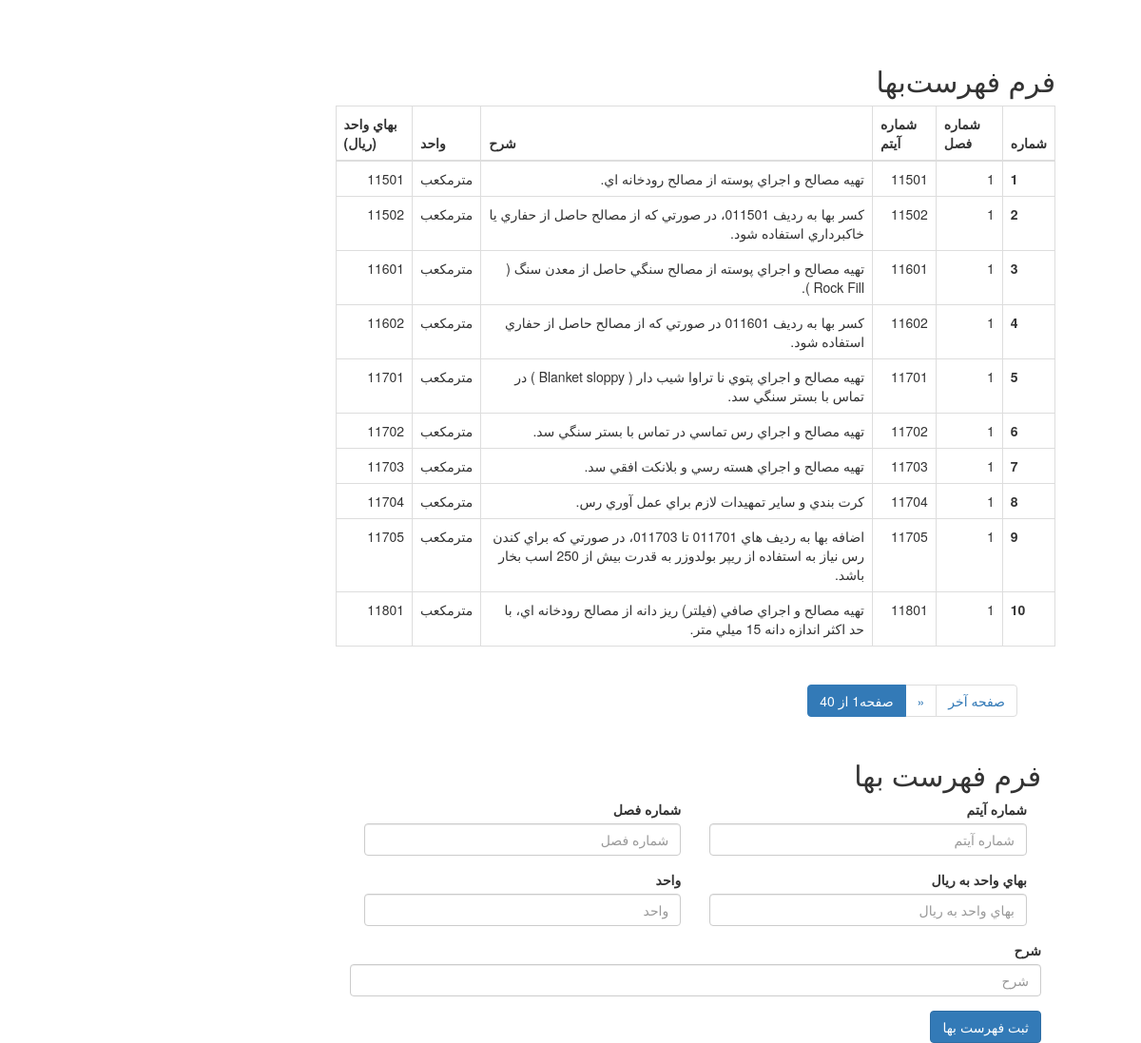
The page /PriceListForm/ on the database its author committed.
### implementation/models.py (models this page shows, shortened)
class BaseModel(models.Model):
    created_at = models.DateTimeField(auto_now_add=True, verbose_name=_("تاریخ ثبت"))
    updated_at = models.DateTimeField(auto_now=True, verbose_name=_("تاریخ بروزرسانی "))
    class Meta:
        abstract = True

class PriceList(BaseModel):
    chapter_number = models.CharField(max_length=250, blank=True, null=True, verbose_name=_("شماره فصل"))
    item_number = models.IntegerField(blank=True, null=True, verbose_name=_("شماره آيتم"))
    description = models.CharField(max_length=250, blank=True, null=True, verbose_name=_("شرح"))
    unit = models.CharField(max_length=250, blank=True, null=True, verbose_name=_("واحد"))
    amounts = models.IntegerField(blank=True, null=True, verbose_name=_("بهاي واحد (ریال)"))
    class Meta:
        verbose_name = _("فهرست بها")
        verbose_name_plural = _("فهرست بها ")

### implementation/views.py (the view, shortened to what this page needs)
# urls.py: path('PriceListForm/', PriceListFormViews.as_view(), name="PriceList_Form"),
class PriceListFormViews(ListView):
    template_name = 'implementation/PriceListForm.html'
    model = PriceList
    form_class = PriceListForm
    context_object_name = 'PriceList'
    paginate_by = 10
    def get_context_data(self, **kwargs):
        form = self.form_class()
        context = super().get_context_data(**kwargs)
        context['form'] = form
        return context

### implementation/forms.py
class PriceListForm(ModelForm):
    class Meta:
        model = PriceList
        fields = ["chapter_number", "item_number", "description", "unit", "amounts"]

### templates/implementation/PriceListForm.html (shortened to what this page needs)
{% extends "main.html" %}
{% load static %}
{% block Tabel %}
    <h2>فرم فهرست‌بها</h2>
    <table class="table table-bordered">
        <thead>
        <tr>
            <th scope="col">شماره</th>
            <th scope="col">شماره فصل</th>
            <th scope="col">شماره آيتم</th>
            <th scope="col">شرح</th>
            <th scope="col">واحد</th>
            <th scope="col">بهاي واحد (ریال)</th>
        </tr>
        </thead>
        <tbody>
        {% for priceList in PriceList %}
        <tr>
            <th scope="row">{{ priceList.id }}</th>
            <td>{{ priceList.chapter_number }}</td>
            <td>{{ priceList.item_number }}</td>
            <td>{{ priceList.description }}</td>
            <td>{{ priceList.unit }}</td>
            <td>{{ priceList.amounts }}</td>
        </tr>
        {% endfor %}
        </tbody>
    </table>
{% endblock %}
{% block Forms %}
    <h2>فرم فهرست بها</h2>
    <form action="{% url 'implementation:PriceList_Form' %}" method="post">
        <div class="form-row">
            <div class="form-group col-md-6">
                <label for="inputPassword4">شماره فصل</label>
                <input type="text" class="form-control" name="chapter_number" placeholder="شماره فصل">
            </div>
            <div class="form-group col-md-6">
                <label for="inputEmail4">شماره آيتم</label>
                <input type="text" class="form-control" name="item_number" placeholder="شماره آيتم">
            </div>
        </div>
        <div class="form-row">
            <div class="form-group col-md-6">
                <label for="inputPassword4">واحد</label>
                <input type="text" class="form-control" name="unit" placeholder="واحد">
            </div>
            <div class="form-group col-md-6">
                <label for="inputEmail4">بهاي واحد به ریال</label>
                <input type="text" class="form-control" name="amounts" placeholder="بهاي واحد به ریال">
            </div>
        </div>
        <div class="form-group ">
            <label for="inputAddress">شرح</label>
            <input type="text" class="form-control" name="description" placeholder="شرح">
        </div>
        <button type="submit" class="btn btn-primary">ثبت فهرست بها</button>
    </form>
{% endblock %}

### rows shown on the page
PriceList: id "1", chapter_number "1", item_number "11501", description "تهيه مصالح و اجراي پوسته از مصالح رودخانه اي.", unit "مترمكعب", amounts "11501"
PriceList: id "2", chapter_number "1", item_number "11502", description "کسر بها به رديف 011501، در صورتي که از مصالح حاصل از حفاري يا خاکبرداري استفاده شود.", unit "مترمكعب", amounts "11502"
PriceList: id "3", chapter_number "1", item_number "11601", description "تهيه مصالح و اجراي پوسته از مصالح سنگي حاصل از معدن سنگ ( Rock Fill ).", unit "مترمكعب", amounts "11601"
PriceList: id "4", chapter_number "1", item_number "11602", description "کسر بها به رديف 011601 در صورتي که از مصالح حاصل از حفاري استفاده شود.", unit "مترمكعب", amounts "11602"
PriceList: id "5", chapter_number "1", item_number "11701", description "تهيه مصالح و اجراي پتوي نا تراوا شيب دار ( Blanket sloppy ) در تماس با بستر سنگي سد.", unit "مترمكعب", amounts "11701"
PriceList: id "6", chapter_number "1", item_number "11702", description "تهيه مصالح و اجراي رس تماسي در تماس با بستر سنگي سد.", unit "مترمكعب", amounts "11702"
PriceList: id "7", chapter_number "1", item_number "11703", description "تهيه مصالح و اجراي هسته رسي و بلانکت افقي سد.", unit "مترمكعب", amounts "11703"
PriceList: id "8", chapter_number "1", item_number "11704", description "کرت بندي و ساير تمهيدات لازم براي عمل آوري رس.", unit "مترمكعب", amounts "11704"
PriceList: id "9", chapter_number "1", item_number "11705", description "اضافه بها به رديف هاي 011701 تا 011703، در صورتي که براي کندن رس نياز به استفاده از ريپر بولدوزر به قدرت بيش از 250 اسب بخار باشد.", unit "مترمكعب", amounts "11705"
PriceList: id "10", chapter_number "1", item_number "11801", description "تهيه مصالح و اجراي صافي (فيلتر) ريز دانه از مصالح رودخانه اي، با حد اکثر اندازه دانه 15 ميلي متر.", unit "مترمكعب", amounts "11801"

### other values the page prints
{{ page_obj.paginator.num_pages }} "40"
